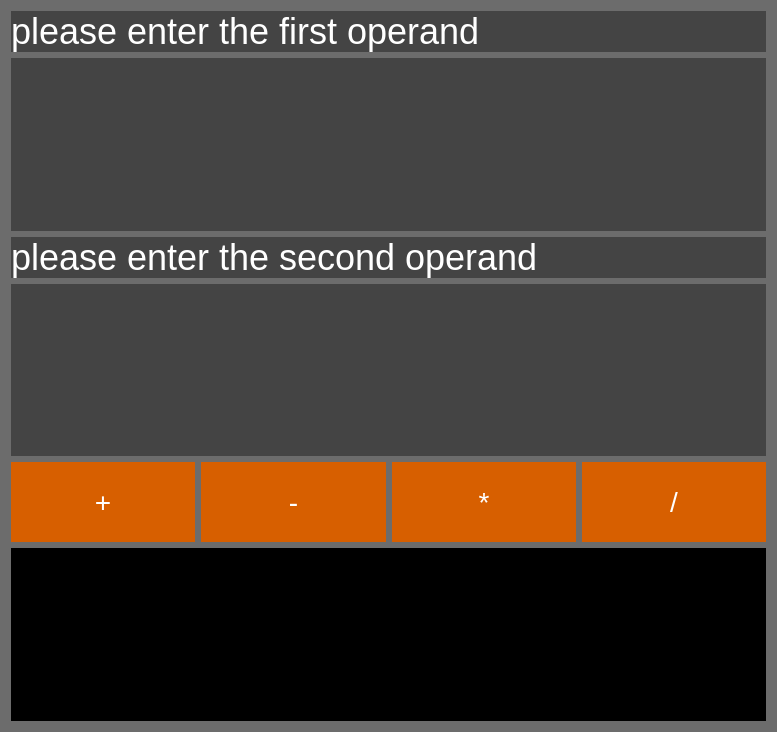
<?xml version="1.0" encoding="UTF-8"?>
<ui version="4.0">
 <class>Form</class>
 <widget class="QWidget" name="Form">
  <property name="geometry">
   <rect>
    <x>0</x>
    <y>0</y>
    <width>777</width>
    <height>732</height>
   </rect>
  </property>
  <property name="windowTitle">
   <string>Form</string>
  </property>
  <property name="windowOpacity">
   <double>0.900000000000000</double>
  </property>
  <property name="styleSheet">
   <string notr="true">background-color: rgba(108,108,108);
border-color: rgb(255, 255, 255);
border: 1px;
color: rgb(255, 255, 255);
font-size: 28px;</string>
  </property>
  <layout class="QGridLayout" name="gridLayout_2">
   <item row="1" column="0">
    <widget class="QTextEdit" name="textEdit1">
     <property name="layoutDirection">
      <enum>Qt::RightToLeft</enum>
     </property>
     <property name="styleSheet">
      <string notr="true">background-color: rgba(68,68,68);
border-color: rgb(255, 255, 255);
border: 0px;
color: rgb(255, 255, 255);
font-size: 80px;
</string>
     </property>
    </widget>
   </item>
   <item row="4" column="0">
    <layout class="QGridLayout" name="gridLayout">
     <item row="0" column="0">
      <widget class="QPushButton" name="Plus">
       <property name="minimumSize">
        <size>
         <width>0</width>
         <height>80</height>
        </size>
       </property>
       <property name="styleSheet">
        <string notr="true">background-color: rgba(215,95,0);
border-color: rgb(255, 255, 255);
border: 0px;
color: rgb(255, 255, 255);
font-size: 28px;
</string>
       </property>
       <property name="text">
        <string>+</string>
       </property>
      </widget>
     </item>
     <item row="0" column="1">
      <widget class="QPushButton" name="Minus">
       <property name="minimumSize">
        <size>
         <width>0</width>
         <height>80</height>
        </size>
       </property>
       <property name="styleSheet">
        <string notr="true">background-color: rgba(215,95,0);
border-color: rgb(255, 255, 255);
border: 0px;
color: rgb(255, 255, 255);
font-size: 28px;
</string>
       </property>
       <property name="text">
        <string>-</string>
       </property>
      </widget>
     </item>
     <item row="0" column="2">
      <widget class="QPushButton" name="Times">
       <property name="minimumSize">
        <size>
         <width>0</width>
         <height>80</height>
        </size>
       </property>
       <property name="styleSheet">
        <string notr="true">background-color: rgba(215,95,0);
border-color: rgb(255, 255, 255);
border: 0px;
color: rgb(255, 255, 255);
font-size: 28px;
</string>
       </property>
       <property name="text">
        <string>*</string>
       </property>
      </widget>
     </item>
     <item row="0" column="3">
      <widget class="QPushButton" name="Divide">
       <property name="minimumSize">
        <size>
         <width>0</width>
         <height>80</height>
        </size>
       </property>
       <property name="styleSheet">
        <string notr="true">background-color: rgba(215,95,0);
border-color: rgb(255, 255, 255);
border: 0px;
color: rgb(255, 255, 255);
font-size: 28px;
</string>
       </property>
       <property name="text">
        <string>/</string>
       </property>
      </widget>
     </item>
    </layout>
   </item>
   <item row="2" column="0">
    <widget class="QLabel" name="label1">
     <property name="styleSheet">
      <string notr="true">background-color: rgba(68,68,68);
border-color: rgb(255, 255, 255);
border: 0px;
color: rgb(255, 255, 255);
font-size: 36px;
</string>
     </property>
     <property name="text">
      <string>please enter the second operand</string>
     </property>
    </widget>
   </item>
   <item row="0" column="0">
    <widget class="QLabel" name="label2">
     <property name="styleSheet">
      <string notr="true">background-color: rgba(68,68,68);
border-color: rgb(255, 255, 255);
border: 0px;
color: rgb(255, 255, 255);
font-size: 36px;

</string>
     </property>
     <property name="text">
      <string>please enter the first operand</string>
     </property>
    </widget>
   </item>
   <item row="3" column="0">
    <widget class="QTextEdit" name="textEdit2">
     <property name="layoutDirection">
      <enum>Qt::RightToLeft</enum>
     </property>
     <property name="styleSheet">
      <string notr="true">background-color: rgba(68,68,68);
border-color: rgb(255, 255, 255);
border: 0px;
color: rgb(255, 255, 255);
font-size: 80px;

</string>
     </property>
    </widget>
   </item>
   <item row="5" column="0">
    <widget class="QTextEdit" name="textEdit">
     <property name="styleSheet">
      <string notr="true">background-color: rgba(0,0,0);
border-color: rgb(255, 255, 255);
border: 0px;
color: rgb(255, 255, 255);
font-size: 96px;</string>
     </property>
    </widget>
   </item>
  </layout>
 </widget>
 <resources/>
 <connections/>
</ui>
